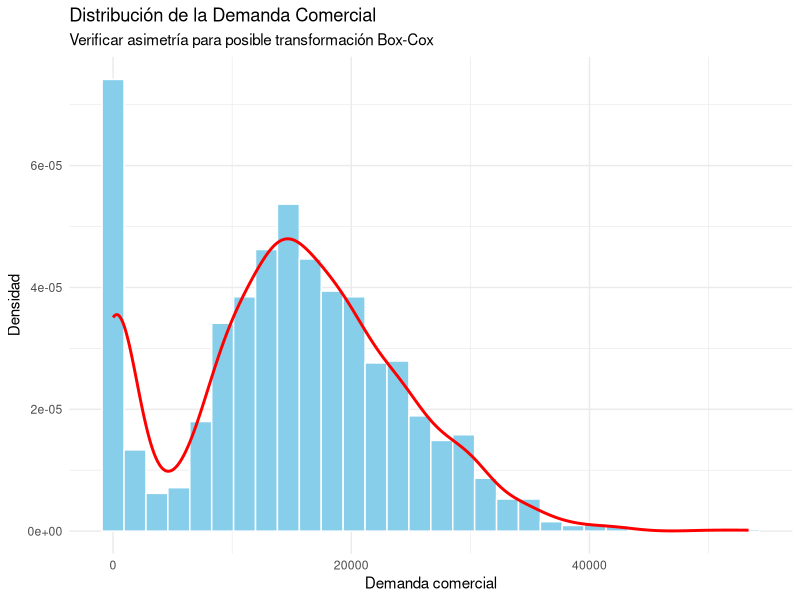
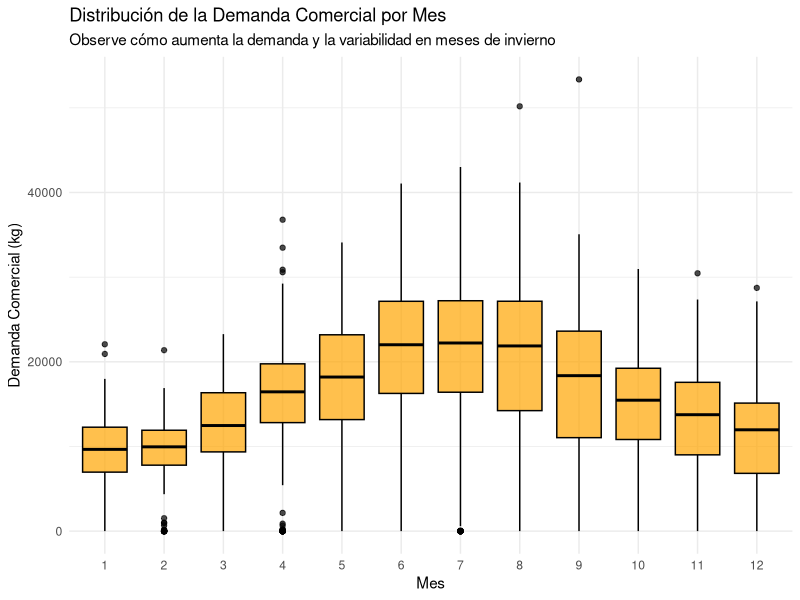
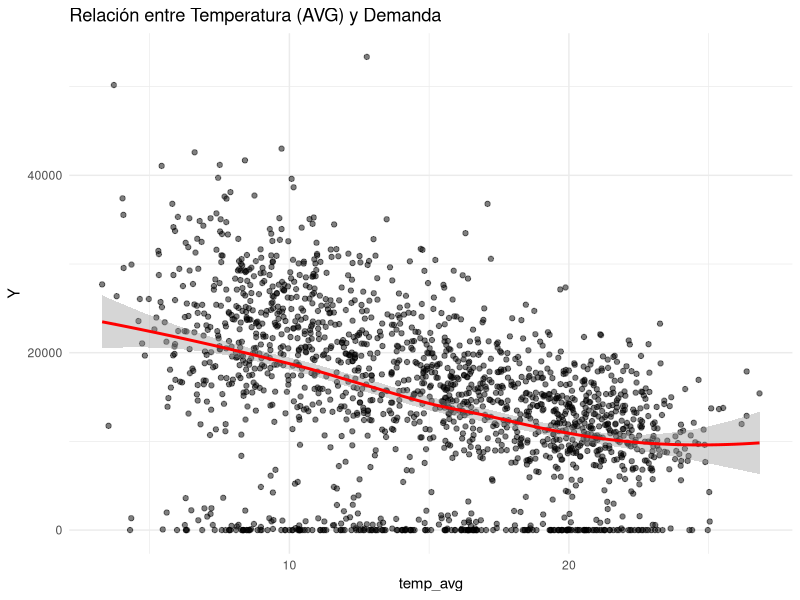
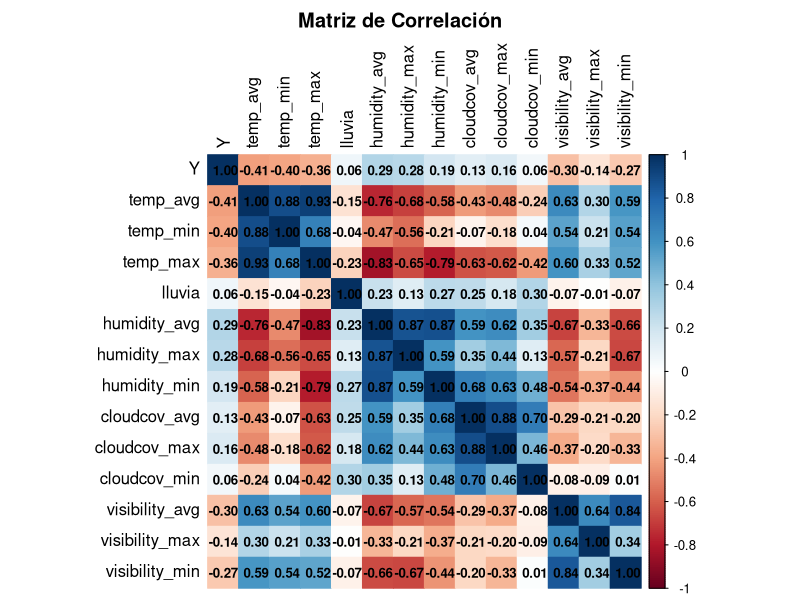

Reproduce these figures in R, in order. (Note: this script raises an error after producing the figures.)
library(dplyr)
library(corrplot)
library(MASS) 
library(lmtest) 
library(forecast)
library(sandwich)
library(lubridate)
library(ggplot2)
library(readxl)
library(car)

data <- read_excel("Tarea_2_2025_02.xlsx")
data$date <- as.Date(data$date, format="%Y-%m-%d")
head(data)

data_2019 <- read_excel("Tarea_2_2025_02.xlsx", sheet = 2)
data_2019$date <- as.Date(data_2019$date, format="%Y-%m-%d")
head(data_2019)

# Variable a predecir sera "comercial"
set.seed(123)

#sacar granel e industrial 
df_final <- data %>%
  dplyr::select(-granel, -industrial)
colnames(df_final)[colnames(df_final) == "comercial"] <- "Y"


# Lista completa de feriados (Fijos y Móviles aproximados para Chile 2013-2019)
feriados_completa <- as.Date(c(
  "2013-01-01", "2013-03-29", "2013-05-01", "2013-05-21", "2013-06-29", "2013-07-16", "2013-08-15", "2013-09-18", "2013-09-19", "2013-09-20", "2013-10-12", "2013-10-31", "2013-11-01", "2013-12-08", "2013-12-25",
  "2014-01-01", "2014-04-18", "2014-05-01", "2014-05-21", "2014-06-29", "2014-07-16", "2014-08-15", "2014-09-18", "2014-09-19", "2014-10-31", "2014-11-01", "2014-12-08", "2014-12-25",
  "2015-01-01", "2015-04-03", "2015-05-01", "2015-05-21", "2015-06-29", "2015-07-16", "2015-08-15", "2015-09-18", "2015-09-19", "2015-10-12", "2015-10-31", "2015-11-01", "2015-12-08", "2015-12-25",
  "2016-01-01", "2016-03-25", "2016-05-01", "2016-05-21", "2016-06-27", "2016-07-16", "2016-08-15", "2016-09-19", "2016-10-10", "2016-10-31", "2016-11-01", "2016-12-08", "2016-12-25",
  "2017-01-01", "2017-04-14", "2017-04-19", "2017-05-01", "2017-05-21", "2017-06-26", "2017-07-16", "2017-08-15", "2017-09-18", "2017-09-19", "2017-10-09", "2017-10-27", "2017-11-01", "2017-12-08", "2017-12-25",
  "2018-01-01", "2018-03-30", "2018-05-01", "2018-05-21", "2018-07-02", "2018-07-16", "2018-08-15", "2018-09-17", "2018-09-18", "2018-09-19", "2018-10-15", "2018-11-01", "2018-11-02", "2018-12-08", "2018-12-25",
  "2019-01-01", "2019-04-19", "2019-05-01", "2019-05-21", "2019-06-29", "2019-07-16", "2019-08-15", "2019-09-18", "2019-09-19", "2019-09-20", "2019-10-12", "2019-10-31", "2019-11-01", "2019-12-08", "2019-12-25"
))
df_final <- df_final %>%
  mutate(es_feriado = ifelse(date %in% feriados_completa, 1, 0))
table(df_final$es_feriado) 
df_final$dia_semana <- wday(df_final$date, label = TRUE, abbr = FALSE)

data_2019 <- data_2019 %>%
  dplyr::select(-granel, -industrial)
colnames(data_2019)[colnames(data_2019) == "comercial"] <- "Y"
data_2019 <- data_2019 %>%
  mutate(es_feriado = ifelse(date %in% feriados_completa, 1, 0))
data_2019$dia_semana <- wday(data_2019$date, label = TRUE, abbr = FALSE)

# div train test 80% y 20%
train_indices <- sample(1:nrow(df_final), size = 0.8 * nrow(df_final))
train_data <- df_final[train_indices, ]
test_data <- df_final[-train_indices, ]

#############################
### Analisis exploratorio ###
#############################

sd_Y <- sd(train_data$Y, na.rm = TRUE)
sd_Y

# Dsitribución de la variable Y
g2 <- ggplot(train_data, aes(x = Y)) +
  geom_histogram(aes(y = ..density..), bins = 30, fill = "skyblue", color = "white") +
  geom_density(color = "red", size = 1) +
  labs(title = "Distribución de la Demanda Comercial",
       subtitle = "Verificar asimetría para posible transformación Box-Cox",
       x = "Demanda comercial", y = "Densidad") +
  theme_minimal()
print(g2)

# Demanda por mes (se pueden ver muchos outliers, probables feriados)
g_boxplot <- ggplot(train_data, aes(x = factor(month), y = Y)) +
  geom_boxplot(fill = "orange", color = "black", alpha = 0.7) +
  labs(title = "Distribución de la Demanda Comercial por Mes",
       subtitle = "Observe cómo aumenta la demanda y la variabilidad en meses de invierno",
       x = "Mes",
       y = "Demanda Comercial (kg)") +
  theme_minimal()
print(g_boxplot)  

# Relación Y vs temp_avg
ggplot(train_data, aes(x = temp_avg, y = Y)) +
  geom_point(alpha = 0.5) +
  geom_smooth(method = "loess", color = "red") +
  labs(title = "Relación entre Temperatura (AVG) y Demanda") +
  theme_minimal()

#correlación entre variables numéricas
vars_correlacion <- df_final %>%
  dplyr::select(Y, 
                temp_avg, temp_min, temp_max, 
                lluvia, 
                humidity_avg, humidity_max, humidity_min, 
                cloudcov_avg, cloudcov_max, cloudcov_min, 
                visibility_avg, visibility_max, visibility_min)
matriz_cor <- cor(vars_correlacion, use = "complete.obs")
cor_ordenada <- sort(matriz_cor["Y", ], decreasing = FALSE) 
corrplot::corrplot(matriz_cor, type = "full", method = "color",
                   tl.col = "black",
                   title = "Matriz de Correlación", mar = c(0,0,2,0),
                   addCoef.col = "black",  
                   number.cex = 0.8)

modelo_inicial <- lm(Y ~ temp_avg + lluvia + humidity_avg + cloudcov_avg + visibility_avg + es_feriado + factor(month) + factor(dia_semana), 
                     data = train_data)
############################################
### Transformación Box–Cox de regresores ###
############################################

### Temperaturas ###
# Calculamos el lambda óptimo
bc_temp_avg <- BoxCox.lambda(train_data$temp_avg)
bc_temp_min <- BoxCox.lambda(train_data$temp_min)
bc_temp_max <- BoxCox.lambda(train_data$temp_max)

# Aplicamos la transformación usando ese lambda
train_data$temp_avg_bc <- BoxCox(train_data$temp_avg, bc_temp_avg)
train_data$temp_min_bc <- BoxCox(train_data$temp_min, bc_temp_min)
train_data$temp_max_bc <- BoxCox(train_data$temp_max, bc_temp_max)

### Humedad ###
bc_humi_avg <- BoxCox.lambda(train_data$humidity_avg)
bc_humi_min <- BoxCox.lambda(train_data$humidity_min)
bc_humi_max <- BoxCox.lambda(train_data$humidity_max)

train_data$humidity_avg_bc <- BoxCox(train_data$humidity_avg, bc_humi_avg)
train_data$humidity_min_bc <- BoxCox(train_data$humidity_min, bc_humi_min)
train_data$humidity_max_bc <- BoxCox(train_data$humidity_max, bc_humi_max)

### Nubosidad ###
bc_cloud_avg <- BoxCox.lambda(train_data$cloudcov_avg + 0.01)
bc_cloud_min <- BoxCox.lambda(train_data$cloudcov_min + 0.01)
bc_cloud_max <- BoxCox.lambda(train_data$cloudcov_max + 0.01)

train_data$cloudcov_avg_bc <- BoxCox(train_data$cloudcov_avg + 0.01, bc_cloud_avg)
train_data$cloudcov_min_bc <- BoxCox(train_data$cloudcov_min + 0.01, bc_cloud_min)
train_data$cloudcov_max_bc <- BoxCox(train_data$cloudcov_max + 0.01, bc_cloud_max)

### Visibilidad ###
visib_fix <- train_data %>% 
  dplyr::select(visibility_avg, visibility_min, visibility_max) %>%
  dplyr::mutate(across(everything(), ~ ifelse(is.na(.), mean(., na.rm = TRUE), .)))

# Usamos visib_fix porque train_data aún tiene NAs y BoxCox fallaría
bc_visib_avg <- BoxCox.lambda(visib_fix$visibility_avg)
bc_visib_min <- BoxCox.lambda(visib_fix$visibility_min)
bc_visib_max <- BoxCox.lambda(visib_fix$visibility_max)

train_data$visibility_avg_bc <- BoxCox(visib_fix$visibility_avg, bc_visib_avg)
train_data$visibility_min_bc <- BoxCox(visib_fix$visibility_min, bc_visib_min)
train_data$visibility_max_bc <- BoxCox(visib_fix$visibility_max, bc_visib_max)

### Lluvia ###
bc_lluvia <- BoxCox.lambda(train_data$lluvia + 1)
train_data$lluvia_bc <- BoxCox(train_data$lluvia + 1, bc_lluvia)

###########
### PCA ###
###########

### PCA temperatura
temps_bc <- train_data %>% 
  dplyr::select(temp_avg_bc, temp_min_bc, temp_max_bc)
pca_temp <- prcomp(temps_bc, scale. = TRUE)
train_data$temp_pca <- as.numeric(pca_temp$x[, 1])

### PCA humedad
humi_bc <- train_data %>% 
  dplyr::select(humidity_avg_bc, humidity_min_bc, humidity_max_bc)
pca_humi <- prcomp(humi_bc, scale. = TRUE)
train_data$humidity_pca <- as.numeric(pca_humi$x[, 1])

### PCA nubosidad
cloud_bc <- train_data %>% 
  dplyr::select(cloudcov_avg_bc, cloudcov_min_bc, cloudcov_max_bc)
pca_cloud <- prcomp(cloud_bc, scale. = TRUE)
train_data$cloudcov_pca <- as.numeric(pca_cloud$x[, 1])

### PCA visibilidad
visib_bc <- train_data %>%
  dplyr::select(visibility_avg_bc, visibility_min_bc, visibility_max_bc)
pca_visib <- prcomp(visib_bc, scale. = TRUE)
train_data$visibility_pca <- as.numeric(pca_visib$x[, 1])

### Eliminamos únicamente las variables originales redundantes ###
train_data <- train_data %>% 
  dplyr::select(-temp_avg, -temp_min, -temp_max,
         -humidity_avg, -humidity_min, -humidity_max,
         -cloudcov_avg, -cloudcov_min, -cloudcov_max,
         -visibility_avg, -visibility_min, -visibility_max,
         -temp_avg_bc, -temp_min_bc, -temp_max_bc,
         -humidity_avg_bc, -humidity_min_bc, -humidity_max_bc,
         -cloudcov_avg_bc, -cloudcov_min_bc, -cloudcov_max_bc,
         -visibility_avg_bc, -visibility_min_bc, -visibility_max_bc)

###################################
### Transformación Box–Cox de Y ###
###################################
names(train_data)

train_data$Y_adj <- train_data$Y + 1
mod_base <- lm(Y_adj ~ temp_pca + lluvia_bc + humidity_pca  + visibility_pca + cloudcov_pca + es_feriado +factor(month) + factor(dia_semana), 
               data = train_data)

# Encontrar lambda óptimo
lambdas <- MASS::boxcox(mod_base, lambda = seq(0.3, 0.5, 0.001), plotit = TRUE)
lambda_optimo <- lambdas$x[lambdas$y == max(lambdas$y)]
lambda_elegido <- lambda_optimo
lambda_optimo
train_data$Y_trans <- forecast::BoxCox(train_data$Y_adj, lambda = lambda_elegido)

# Ajustamos el modelo final con la Y transformada
modelo_Ytrans <- lm(Y_trans ~ temp_pca + lluvia_bc + humidity_pca + visibility_pca+ cloudcov_pca + es_feriado + factor(month)+ factor(dia_semana), 
                    data = train_data)

#Visualizar la mejora 
par(mfrow=c(1,2))
hist(train_data$Y, main="Original (Asimétrica)", col="gray", border="white", xlab="Demanda")
hist(train_data$Y_trans, main="Transformada Box-Cox (Más Normal)", col="green", border="white", xlab="Demanda Transformada")

qqPlot(mod_base$residuals, 
       main="QQ-Plot de los residuos (Datos Originales)")
qqPlot(modelo_final$residuals, 
       main="QQ-Plot de los residuos (Datos Transformados)") 
par(mfrow=c(1,1))

bp_test_base <- bptest(mod_base)
print(bp_test_base) 
bp_test_base$p.value

bp_test_Ytrans <- bptest(modelo_Ytrans)
print(bp_test_Ytrans) 
bp_test_Ytrans$p.value
############################
### comparacion de modelos #
############################
par(mfrow = c(2, 2))
summary(modelo_inicial)
plot(modelo_inicial, main = "Diagnósticos Modelo Inicial")
summary(mod_base)
plot(mod_base, main = "Diagnósticos Modelo Base")
summary(modelo_Ytrans)
plot(modelo_Ytrans, main = "Diagnósticos Modelo Y Transformada")
par(mfrow = c(1, 1))


fitted_transformados <- modelo_Ytrans$fitted.values
train_data$fitted_modelo_Ytrans <- forecast::InvBoxCox(fitted_transformados, lambda = lambda_elegido)
RSS_Ytrans <- sum((train_data$Y - train_data$fitted_modelo_Ytrans)^2)

RSS_mod_inicial <- summary(modelo_inicial)$sigma^2 * modelo_inicial$df.residual
RSS_mod_base <- summary(mod_base)$sigma^2 * mod_base$df.residual

# Comparación numérica
print(paste("RSS Inicial", round(RSS_mod_inicial, 2)))
print(paste("RSS Base:", round(RSS_mod_base, 2)))
print(paste("RSS Ytrans:", round(RSS_Ytrans, 2)))


############################
### Selección de modelos ###
############################

# Modelo completo con todas las variables relevantes
modelo_completo <- modelo_Ytrans #elijo el mejor de los anteriores
modelo_nulo <- lm(Y_trans ~ 1, data = train_data)


#AIC forward -> Y_trans ~ factor(dia_semana) + factor(month) + temp_pca + cloudcov_pca
candidato_aic_f <- step(modelo_nulo, 
                        scope = list(lower = modelo_nulo, upper = modelo_completo),
                        direction = "forward",
                        trace = 1) # Pon trace=1 si quieres ver el "bucle" paso a paso

#BIC forward -> Y_trans ~ factor(dia_semana) + factor(month)
n <- nrow(train_data)
candidato_bic_f <- step(modelo_nulo, 
                        scope = list(lower = modelo_nulo, upper = modelo_completo),
                        direction = "forward",
                        k = log(n), # Esto activa la fórmula del BIC
                        trace = 0)

summary(candidato_aic_f) # Y_trans ~ factor(dia_semana) + factor(month) + es_feriado + temp_pca
summary(candidato_bic_f) #  Y_trans ~ factor(dia_semana) + es_feriado + factor(month) + temp_pca

tabla_comparativa <- data.frame(
  Modelo = c("Forward AIC", "Forward BIC"),
  Variables_Num = c(length(coef(candidato_aic_f))-1, length(coef(candidato_bic_f))-1),
  R2_Ajustado = c(summary(candidato_aic_f)$adj.r.squared, summary(candidato_bic_f)$adj.r.squared),
  AIC = c(AIC(candidato_aic_f), AIC(candidato_bic_f)),
  BIC = c(BIC(candidato_aic_f), BIC(candidato_bic_f))
)
print(tabla_comparativa)

# Comparación test F 
# Comparación estadística
anova(candidato_aic_f, candidato_bic_f) # nos quedamos con el modelo AIC, el aporte es significativo con Pr(>F) = 0.02389 < 0.05


modelo_elegido <- candidato_bic_f

par(mfrow = c(2, 2))
plot(modelo_elegido, main = "Diagnósticos Modelo elegido")
par(mfrow = c(1, 1))

bp_test <- bptest(modelo_elegido)
print(bp_test)
bp_test$p.value 

cat("\n--- COEFICIENTES ROBUSTOS (HC3) ---\n")
# Esto ajusta los "Std. Error" y los "p-values"
modelo_robusto <- coeftest(modelo_elegido, vcov = vcovHC(modelo_elegido, type = "HC3"))
print(modelo_robusto)


################
### TEST DATA ##
################

### Aplicar las mismas transformaciones Box-Cox a test_data ###

### Temperaturas ### (usando los mismos lambdas del train)
test_data$temp_avg_bc <- BoxCox(test_data$temp_avg, bc_temp_avg)
test_data$temp_min_bc <- BoxCox(test_data$temp_min, bc_temp_min)
test_data$temp_max_bc <- BoxCox(test_data$temp_max, bc_temp_max)

### Humedad ###
test_data$humidity_avg_bc <- BoxCox(test_data$humidity_avg, bc_humi_avg)
test_data$humidity_min_bc <- BoxCox(test_data$humidity_min, bc_humi_min)
test_data$humidity_max_bc <- BoxCox(test_data$humidity_max, bc_humi_max)

### Nubosidad ### (misma constante +0.01)
test_data$cloudcov_avg_bc <- BoxCox(test_data$cloudcov_avg + 0.01, bc_cloud_avg)
test_data$cloudcov_min_bc <- BoxCox(test_data$cloudcov_min + 0.01, bc_cloud_min)
test_data$cloudcov_max_bc <- BoxCox(test_data$cloudcov_max + 0.01, bc_cloud_max)

### Visibilidad ### (usar misma imputación de NAs)
visib_fix_test <- test_data %>% 
  dplyr::select(visibility_avg, visibility_min, visibility_max) %>%
  dplyr::mutate(across(everything(), ~ ifelse(is.na(.), mean(., na.rm = TRUE), .)))

test_data$visibility_avg_bc <- BoxCox(visib_fix_test$visibility_avg, bc_visib_avg)
test_data$visibility_min_bc <- BoxCox(visib_fix_test$visibility_min, bc_visib_min)
test_data$visibility_max_bc <- BoxCox(visib_fix_test$visibility_max, bc_visib_max)

### Lluvia ###
test_data$lluvia_bc <- BoxCox(test_data$lluvia + 1, bc_lluvia)

# PCA temperatura
temps_bc_test <- test_data %>% 
  dplyr::select(temp_avg_bc, temp_min_bc, temp_max_bc)
test_data$temp_pca <- predict(pca_temp, newdata = temps_bc_test)[, 1]

# PCA humedad
humi_bc_test <- test_data %>% 
  dplyr::select(humidity_avg_bc, humidity_min_bc, humidity_max_bc)
test_data$humidity_pca <- predict(pca_humi, newdata = humi_bc_test)[, 1]

# PCA nubosidad
cloud_bc_test <- test_data %>% 
  dplyr::select(cloudcov_avg_bc, cloudcov_min_bc, cloudcov_max_bc)
test_data$cloudcov_pca <- predict(pca_cloud, newdata = cloud_bc_test)[, 1]

# PCA visibilidad
visib_bc_test <- test_data %>%
  dplyr::select(visibility_avg_bc, visibility_min_bc, visibility_max_bc)
test_data$visibility_pca <- predict(pca_visib, newdata = visib_bc_test)[, 1]

### Eliminar variables redundantes (igual que en train) ###
test_data <- test_data %>% 
  dplyr::select(-temp_avg, -temp_min, -temp_max,
                -humidity_avg, -humidity_min, -humidity_max,
                -cloudcov_avg, -cloudcov_min, -cloudcov_max,
                -visibility_avg, -visibility_min, -visibility_max,
                -temp_avg_bc, -temp_min_bc, -temp_max_bc,
                -humidity_avg_bc, -humidity_min_bc, -humidity_max_bc,
                -cloudcov_avg_bc, -cloudcov_min_bc, -cloudcov_max_bc,
                -visibility_avg_bc, -visibility_min_bc, -visibility_max_bc)

### Aplicar transformación Box-Cox a Y en test_data ###
test_data$Y_adj <- test_data$Y + 1
test_data$Y_trans <- forecast::BoxCox(test_data$Y_adj, lambda = lambda_elegido)

test_data$dia_semana <- factor(test_data$dia_semana, levels = levels(train_data$dia_semana))
test_data$month <- factor(test_data$month, levels = levels(factor(train_data$month)))

### Predicciones y evaluación del modelo en test_data ###
pred_trans <- predict(modelo_elegido, newdata = test_data)
pred_final <- InvBoxCox(pred_trans, lambda = lambda_elegido) - 1
pred_final[pred_final < 0] <- 0

actual <- test_data$Y
pred_final <- InvBoxCox(pred_trans, lambda = lambda_elegido) - 1
pred_final[pred_final < 0] <- 0

indices_validos <- which(actual > 0) 
actual_limpio <- actual[indices_validos]
pred_clean <- pred_final[indices_validos]

mape <- mean(abs((actual_limpio - pred_clean) / actual_limpio)) * 100
rmse <- sqrt(mean((actual - pred_final)^2))

cat("\n--- Desempeño en Test ---\n")
cat("MAPE (Error Porcentual):", round(mape, 2), "%\n")
cat("RMSE (Error Cuadrático):", round(rmse, 2), "kg\n")
df_plot <- data.frame(
  Fecha = test_data$date,
  Real = actual,
  Predicho = pred_final
)

ggplot(df_plot, aes(x = Fecha)) +
  geom_line(aes(y = Real, color = "Real"), size = 0.8, alpha = 0.7) +
  geom_line(aes(y = Predicho, color = "Predicho"), size = 0.8, alpha = 0.7) +
  labs(title = "Predicción Demanda Comercial datos test",
       subtitle = paste("MAPE:", round(mape, 2), "% - RMSE:", round(rmse, 0)),
       y = "Demanda (kg)", x = "Fecha") +
  scale_color_manual(values = c("Real" = "black", "Predicho" = "red")) +
  theme_minimal() + 
  theme(
    legend.position = "bottom",      # Leyenda abajo para no tapar el gráfico
    plot.title = element_text(face = "bold", size = 14),
    plot.subtitle = element_text(color = "gray40")
  )
